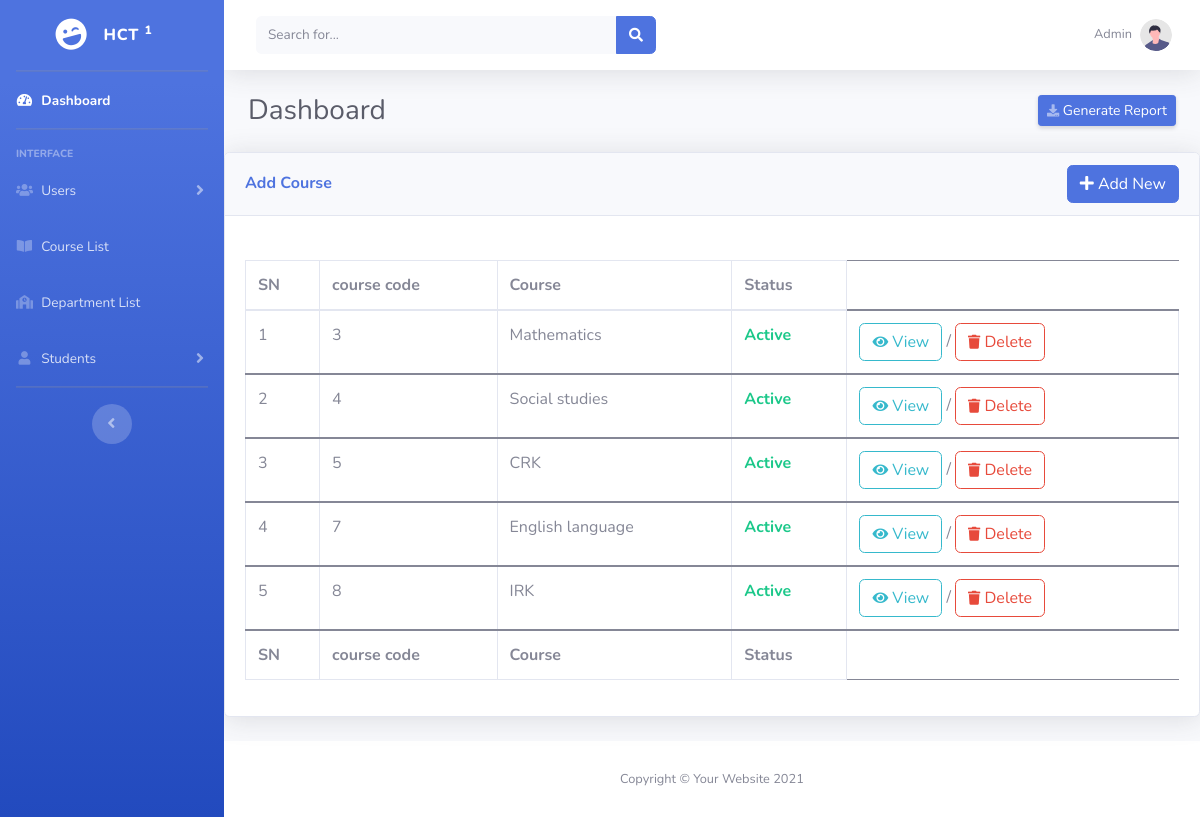
/admin/course-list.php, run on the app's committed database.
### tables this page shows
CREATE TABLE `subject` (
  `id` int(11) NOT NULL,
  `subject_name` varchar(50) NOT NULL
);

### admin/course-list.php (the view, shortened to what this page needs)
<!DOCTYPE html>
<html lang="en">
<head>
    <link href="../vendor/fontawesome-free/css/all.min.css" rel="stylesheet" type="text/css">
    <link href="https://cdn.jsdelivr.net/npm/bootstrap@5.1.3/dist/css/bootstrap.min.css" rel="stylesheet"
>
    <link href="../css/sb-admin-2.min.css" rel="stylesheet">
</head>
<body id="page-top">
    <div id="wrapper">
        <ul class="navbar-nav bg-gradient-primary sidebar sidebar-dark accordion" id="accordionSidebar">
            <a class="sidebar-brand d-flex align-items-center justify-content-center" href="../index.php">
                <div class="sidebar-brand-icon rotate-n-15">
                    <i class="fas fa-laugh-wink"></i>
                </div>
                <div class="sidebar-brand-text mx-3">HCT <sup>1</sup></div>
            </a>
            <hr class="sidebar-divider my-0">
            <li class="nav-item active">
                <a class="nav-link" href="../index.php">
                    <i class="fas fa-fw fa-tachometer-alt"></i>
                    <span>Dashboard</span></a>
            </li>
            <hr class="sidebar-divider">
            <div class="sidebar-heading">
                Interface
            </div>
            <li class="nav-item">
                <a class="nav-link collapsed" href="#" data-toggle="collapse" data-target="#collapseUtilities"
                    aria-expanded="true" aria-controls="collapseUtilities">
                    <i class="fas fa-fw fa-users"></i>
                    <span>Users</span>
                </a>
            </li>
            <li class="nav-item">
                <a class="nav-link collapsed" href="./course-list.php">
                    <i class="fas fa-fw fa-book-open"></i>
                    <span>Course List</span>
                </a>
            </li>
            <li class="nav-item">
                <a class="nav-link" href="department_list.php">
                    <i class="fas fa-fw fa-school"></i>
                    <span>Department List</span>
                </a>
            </li>
            <li class="nav-item">
                <a class="nav-link collapsed" href="#" data-toggle="collapse" data-target="#collapseThree"
                    aria-expanded="true" aria-controls="collapseThree">
                    <i class="fas fa-fw fa-user"></i>
                    <span>Students</span>
                </a>
            </li>
            <hr class="sidebar-divider d-none d-md-block">
            <div class="text-center d-none d-md-inline">
                <button class="rounded-circle border-0" id="sidebarToggle"></button>
            </div>
        </ul>
        <div id="content-wrapper" class="d-flex flex-column">
            <div id="content">
                <nav class="navbar navbar-expand navbar-light bg-white topbar mb-4 static-top shadow">
                    <form
                        class="d-none d-sm-inline-block form-inline mr-auto ml-md-3 my-2 my-md-0 mw-100 navbar-search">
                        <div class="input-group">
                            <input type="text" class="form-control bg-light border-0 small" placeholder="Search for..."
                                aria-label="Search" aria-describedby="basic-addon2">
                            <div class="input-group-append">
                                <button class="btn btn-primary" type="button">
                                    <i class="fas fa-search fa-sm"></i>
                                </button>
                            </div>
                        </div>
                    </form>
                    <ul class="navbar-nav ml-auto">
                        <li class="nav-item dropdown no-arrow">
                            <a class="nav-link dropdown-toggle" href="#" id="userDropdown" role="button"
                                data-toggle="dropdown" aria-haspopup="true" aria-expanded="false">
                                <span class="mr-2 d-none d-lg-inline text-gray-600 small">Admin</span>
                                <img class="img-profile rounded-circle" src="../img/undraw_profile.svg">
                            </a>
                        </li>
                    </ul>
                </nav>
                <div class="container-fluid">
                    <div class="d-sm-flex align-items-center justify-content-between mb-4">
                        <h1 class="h3 mb-0 text-gray-800">Dashboard</h1>
                        <a href="#" class="d-none d-sm-inline-block btn btn-sm btn-primary shadow-sm"><i
                                class="fas fa-download fa-sm text-white-50"></i> Generate Report</a>
                    </div>
                </div>
                <div class="card shadow mb-4">
                    <div class="card-header d-sm-flex align-items-center justify-content-between mb-4">
                        <h6 class="m-0 font-weight-bold text-primary">Add Course</h6>
                        <button type="button" class="btn btn-primary" data-toggle="modal" data-target="#addnewcourse">
                            <i class="fas fa-plus"></i>
                            Add New
                        </button>
                    </div>
                    <div class="card-body">
                            <div class="table-responsive">
                                <table class="table table-bordered" id="dataTable" width="100%" cellspacing="0">
                                    <thead>
                                        <tr>
                                            <th>SN</th>
                                            <th>course code</th>
                                            <th>Course</th>
                                            <th>Status</th>
                                        </tr>
                                    </thead>
                                    <?php
                                        $qry = "SELECT * FROM `subject`";
                                        $run = mysqli_query($con,$qry);
                                        $count = 0;
                                        while($data = $run->fetch_assoc()){
                                            $id = $data['id'];
                                            $count++;
                                            $status = 'Active';
                                            $statusClass = ($status === 'Active') ? 'm-0 font-weight-bold text-success' : 'm-0 font-weight-bold text-danger';
                                    ?>
                                    <tbody>
                                        <tr>
                                            <td><?php echo $count; ?></td>
                                            <td><?php echo $data['id'];?></td>
                                            <td><?php echo $data['subject_name']; ?></td>
                                            <?php
                                            echo "<td class=\"$statusClass\">$status</td>"?>
                                            <td><a href="./course_info.php?id=<?php echo $id ?>" class="btn btn-outline-info"><i
                                class="fas fa-eye fa-sm "> </i> View</a> / <a href="./process.php?delete=<?php echo $data['id']; ?>" name="delete_course" class="btn btn-outline-danger"><i
                                class="fas fa-trash fa-sm "></i> Delete</a></td>
                                        </tr>
                                    </tbody>
                                    <?php
                                        }
                                    ?>
                                    <tfoot>
                                    <tr>
                                            <th>SN</th>
                                            <th>course code</th>
                                            <th>Course</th>
                                            <th>Status</th>
                                        </tr>
                                    </tfoot>
                                </table>
                            </div>
                        </div>
                </div>
                <footer class="sticky-footer bg-white">
                    <div class="container my-auto">
                        <div class="copyright text-center my-auto">
                            <span>Copyright &copy; Your Website 2021</span>
                        </div>
                    </div>
                </footer>
            </div>
        </div>
</body>
</html>

### data on the page
subject: id "3", subject_name "Mathematics", status "Active"
subject: id "4", subject_name "Social studies", status "Active"
subject: id "5", subject_name "CRK", status "Active"
subject: id "7", subject_name "English language", status "Active"
subject: id "8", subject_name "IRK", status "Active"
